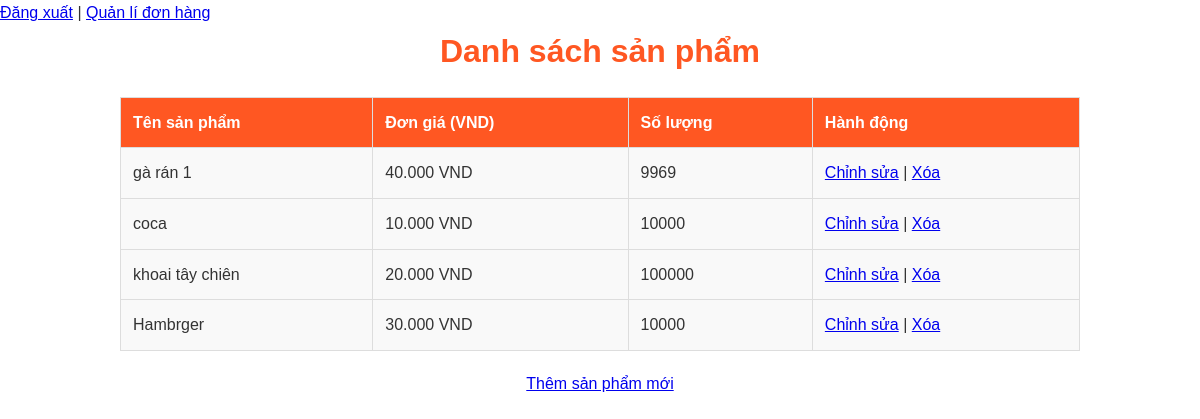
Screenshot of /admin/manage_products.php (signed in) with the database file from the repository.
### tables this page shows
CREATE TABLE `products` (
  `id` int(11) NOT NULL,
  `name` varchar(100) NOT NULL,
  `price` decimal(10,2) NOT NULL,
  `description` text DEFAULT NULL,
  `quantity` int(11) NOT NULL DEFAULT 0,
  `image` varchar(255) DEFAULT NULL,
  `created_at` timestamp NOT NULL DEFAULT current_timestamp()
);

### admin/manage_products.php (the view, shortened to what this page needs)
<?php
include '../includes/db_connect.php';
$stmt = $conn->prepare("SELECT * FROM products");
$stmt->execute();
$products = $stmt->fetchAll(PDO::FETCH_ASSOC);
?>
<!DOCTYPE html>
<html lang="en">
<head>
    <link rel="stylesheet" href="../assets/css/styles.css">
</head>
<body>
<a href="../login.php">Đăng xuất</a> | <a href="manage_orders.php">Quản lí đơn hàng</a>
    <h1>Danh sách sản phẩm</h1>
    <table border="1" cellpadding="10" cellspacing="0">
        <thead>
            <tr>
                <th>Tên sản phẩm</th>
                <th>Đơn giá (VND)</th>
                <th>Số lượng</th>
                <th>Hành động</th>
            </tr>
        </thead>
        <tbody>
            <?php foreach ($products as $product): ?>
                <tr>
                    <td><?= htmlspecialchars($product['name']) ?></td>
                    <td><?= number_format($product['price'], 0, ',', '.') ?> VND</td>
                    <td><?= $product['quantity'] ?></td>
                    <td>
                        <a href="edit_product.php?id=<?= $product['id'] ?>">Chỉnh sửa</a> |
                        <a href="delete_product.php?id=<?= $product['id'] ?>" onclick="return confirm('Bạn có chắc chắn muốn xóa sản phẩm này?')">Xóa</a>
                    </td>
                </tr>
            <?php endforeach; ?>
        </tbody>
    </table>
    <p><a href="add_product.php">Thêm sản phẩm mới</a></p>
</body>
</html>

### assets/css/styles.css (style rules this page uses)
* { margin: 0; padding: 0; box-sizing: border-box; }
body { font-family: Arial, sans-serif; background-color: #fff; color: #333; line-height: 1.6; }
h1, h2, h3 { color: #FF5722; text-align: center; }
p { color: red; text-align: center; }
table { width: 80%; margin: 20px auto; border-collapse: collapse; }
table, th, td { border: 1px solid #ddd; }
th, td { padding: 12px; text-align: left; }
th { background-color: #FF5722; color: white; }
td { background-color: #f9f9f9; }

### rows the page displays
products: name "gà rán 1", price "40.000", quantity "9969"
products: name "coca", price "10.000", quantity "10000"
products: name "khoai tây chiên", price "20.000", quantity "100000"
products: name "Hambrger", price "30.000", quantity "10000"
